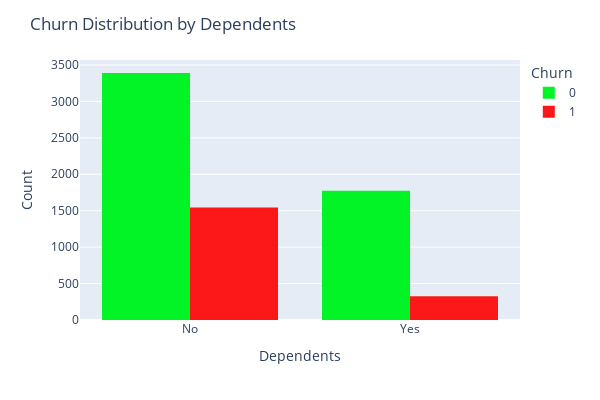

Source (notebook cell):
### Code cell
# Churn % by Dependents
dependents_churn = df.groupby(['Dependents', 'Churn']).size().unstack(fill_value=0)
dependents_churn_pct = dependents_churn.div(dependents_churn.sum(axis=1), axis=0) * 100
print("\nChurn % by Dependents:")
print(dependents_churn_pct)

# Plot
fig = px.histogram(
    df,
    x="Dependents",
    color="Churn",
    width=600,
    height=400,
    barmode='group',
    color_discrete_sequence=["#02F426", "#FC1818"]
)
fig.update_layout(
    title="Churn Distribution by Dependents",
    xaxis_title="Dependents",
    yaxis_title="Count"
)
fig.show()

### Figure 1 — Plotly figure (JSON) as saved in the notebook; plotly's stock layout.template omitted (floating-point values rounded to 4 significant figures; data arrays with more than 128 entries replaced by an {"elided": "..."} marker saying what was removed)
{"data": [{"alignmentgroup": "True", "bingroup": "x", "hovertemplate": "Churn=0<br>Dependents=%{x}<br>count=%{y}<extra></extra>", "legendgroup": "0", "marker": {"color": "#02F426", "pattern": {"shape": ""}}, "name": "0", "offsetgroup": "0", "orientation": "v", "showlegend": true, "type": "histogram", "x": {"elided": "5163 str values"}, "xaxis": "x", "yaxis": "y"}, {"alignmentgroup": "True", "bingroup": "x", "hovertemplate": "Churn=1<br>Dependents=%{x}<br>count=%{y}<extra></extra>", "legendgroup": "1", "marker": {"color": "#FC1818", "pattern": {"shape": ""}}, "name": "1", "offsetgroup": "1", "orientation": "v", "showlegend": true, "type": "histogram", "x": {"elided": "1869 str values"}, "xaxis": "x", "yaxis": "y"}], "layout": {"barmode": "group", "height": 400, "legend": {"title": {"text": "Churn"}, "tracegroupgap": 0}, "margin": {"t": 60}, "title": {"text": "Churn Distribution by Dependents"}, "width": 600, "xaxis": {"anchor": "y", "domain": [0, 1], "title": {"text": "Dependents"}}, "yaxis": {"anchor": "x", "domain": [0, 1], "title": {"text": "Count"}}}}
